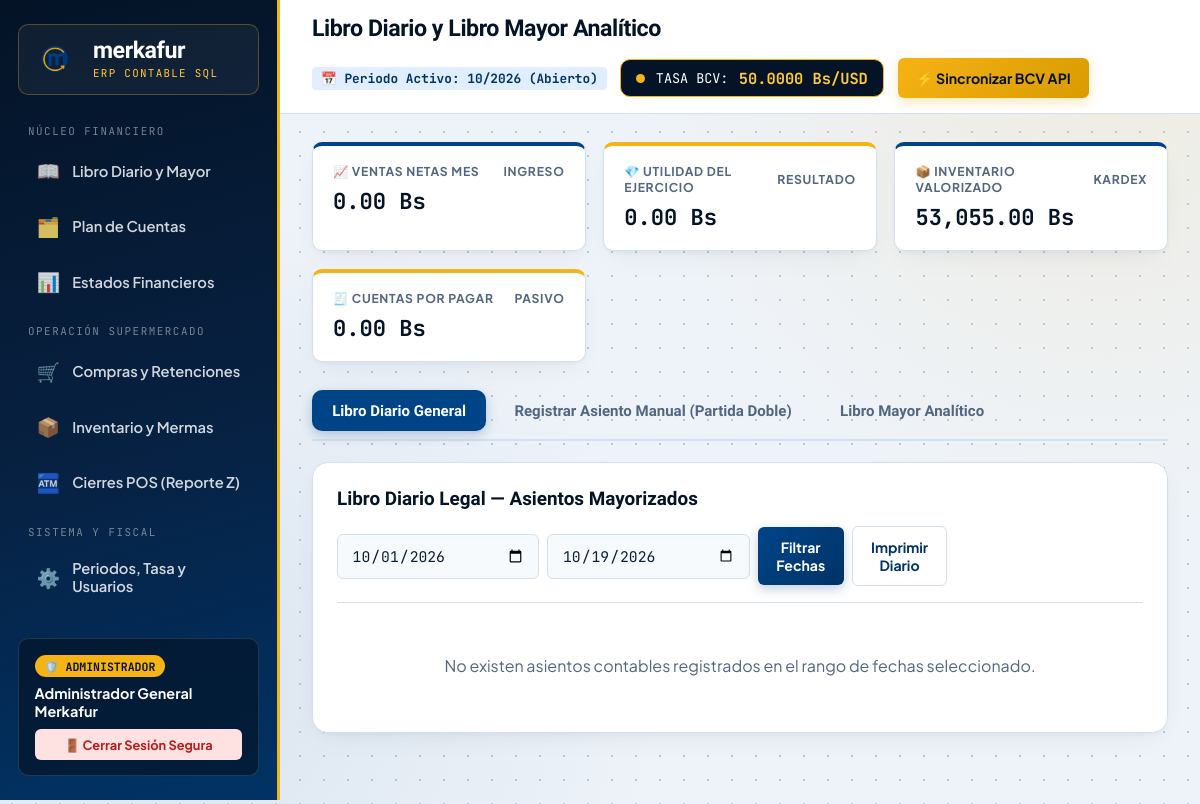
The page /public/contabilidad/index (signed in) on the database its author committed.
### tables this page shows
CREATE TABLE periodos_contables (
    id_periodo INT AUTO_INCREMENT PRIMARY KEY,
    anio_fiscal SMALLINT NOT NULL,
    mes_fiscal TINYINT NOT NULL,
    tasa_bcv_vigente DECIMAL(18,4) NOT NULL DEFAULT 50.0000,
    ultima_sincronizacion_tasa DATETIME NULL,
    estado ENUM('Abierto', 'Cerrado') NOT NULL DEFAULT 'Abierto',
    UNIQUE KEY uk_periodo (anio_fiscal, mes_fiscal)
);

### app/Controllers/ContabilidadController.php (called while the page is built, shortened)
<?php
class ContabilidadController extends Controller
{
    private ContabilidadModel $contabilidadModel;
    public function __construct()
    {
        $this->contabilidadModel = new ContabilidadModel();
    }
    public function index(): void
    {
        $this->libros();
    }
    public function libros(): void
    {
        $fechaInicio = $_GET['inicio'] ?? date('Y-m-01');
        $fechaFin    = $_GET['fin'] ?? date('Y-m-d');
        $idCuentaMayor = isset($_GET['id_cuenta']) ? (int)$_GET['id_cuenta'] : CTA_CAJA_BS;
        $this->render('contabilidad/libros_contables', [
            'titulo'            => 'Libro Diario y Libro Mayor Analítico',
            'fechaInicio'       => $fechaInicio,
            'fechaFin'          => $fechaFin,
            'idCuentaMayor'     => $idCuentaMayor,
            'asientosDiario'    => $this->contabilidadModel->obtenerLibroDiario($fechaInicio, $fechaFin),
            'datosMayor'        => $this->contabilidadModel->obtenerLibroMayorPorCuenta($idCuentaMayor, $fechaInicio, $fechaFin),
            'cuentasImputables' => $this->contabilidadModel->listarPlanCuentas(true),
            'resumen'           => $this->contabilidadModel->obtenerResumenEjecutivo()
        ]);
    }
}

### core/Router.php (called while the page is built, shortened)
<?php
class Router
{
    private string $controller = 'ContabilidadController';
    private string $method     = 'index';
    public function dispatch(): void
    {
        $url = $this->parseUrl();
        if (!empty($url[0])) {
            $formattedName = str_replace(' ', '', ucwords(str_replace(['-', '_'], ' ', strtolower($url[0]))));
            $candidateController = $formattedName . 'Controller';
            if (file_exists(__DIR__ . '/../app/Controllers/' . $candidateController . '.php')) {
                $this->controller = $candidateController;
                unset($url[0]);
            } else {
                $this->abort(404, "El módulo solicitado ({$candidateController}) no existe.");
            }
        }
        $controllerObject = new $this->controller();
        if (isset($url[1])) {
            if (method_exists($controllerObject, $url[1])) {
                $this->method = $url[1];
                unset($url[1]);
            } else {
                $this->abort(404, "La acción solicitada ({$url[1]}) no existe en {$this->controller}.");
            }
        }
        $this->params = $url ? array_values($url) : [];
        call_user_func_array([$controllerObject, $this->method], $this->params);
    }
    private function parseUrl(): array
    {
        if (isset($_GET['url'])) {
            return explode('/', filter_var(rtrim($_GET['url'], '/'), FILTER_SANITIZE_URL));
        }
        return [];
    }
}

### public/index.php (called while the page is built, shortened)
<?php
require_once __DIR__ . '/../core/Database.php';
require_once __DIR__ . '/../core/MotorContable.php';
require_once __DIR__ . '/../core/Router.php';
$router = new Router();
$router->dispatch();

### core/MotorContable.php (called while the page is built, shortened)
<?php
class MotorContable
{
    private PDO $db;
    public function __construct()
    {
        $this->db = Database::getConnection();
    }
    public function obtenerPeriodoAbierto(): array
    {
        $stmt = $this->db->query(
            "SELECT id_periodo, anio_fiscal, mes_fiscal, tasa_bcv_vigente, estado
             FROM periodos_contables
             WHERE estado = 'Abierto'
             ORDER BY anio_fiscal DESC, mes_fiscal DESC
             LIMIT 1"
        );
        $periodo = $stmt->fetch();
        return $periodo;
    }
}

### core/Database.php (called while the page is built, shortened)
<?php
class Database
{
    private static ?PDO $instance = null;
    public static function getConnection(): PDO
    {
        if (self::$instance === null) {
            $dsn = "mysql:host=" . DB_HOST . ";dbname=" . DB_NAME . ";charset=" . DB_CHARSET;
            $options = [
                PDO::ATTR_ERRMODE            => PDO::ERRMODE_EXCEPTION,
                PDO::ATTR_DEFAULT_FETCH_MODE => PDO::FETCH_ASSOC,
                PDO::ATTR_EMULATE_PREPARES   => false,
            ];
            try {
                self::$instance = new PDO($dsn, DB_USER, DB_PASS, $options);
            } catch (PDOException $e) {
                die("Error crítico de conexión a la Base de Datos de Merkafur: " . $e->getMessage());
            }
        }
        return self::$instance;
    }
}

### app/Models/ContabilidadModel.php (called while the page is built, shortened)
<?php
class ContabilidadModel
{
    private PDO $db;
    public function __construct()
    {
        $this->db = Database::getConnection();
    }
    public function obtenerEstadosFinancieros(?string $fechaFin = null): array
    {
        $ingresos   = [];
        $costos     = [];
        $gastos     = [];
        $activos    = [];
        $pasivos    = [];
        $patrimonio = [];
        $totalIngresos   = 0.00;
        $totalCostos     = 0.00;
        $totalGastos     = 0.00;
        $totalActivos    = 0.00;
        $totalPasivos    = 0.00;
        $totalPatrimonio = 0.00;
        $utilidadBruta         = round($totalIngresos - $totalCostos, 2);
        $utilidadNetaEjercicio = round($utilidadBruta - $totalGastos, 2);
        $totalPasivoMasPatrimonio = round($totalPasivos + $totalPatrimonio + $utilidadNetaEjercicio, 2);
        return [
            'estado_resultados' => [
                'ingresos'       => $ingresos,
                'costos'         => $costos,
                'gastos'         => $gastos,
                'total_ingresos' => $totalIngresos,
                'total_costos'   => $totalCostos,
                'utilidad_bruta' => $utilidadBruta,
                'total_gastos'   => $totalGastos,
                'utilidad_neta'  => $utilidadNetaEjercicio
            ],
            'balance_general' => [
                'activos'                  => $activos,
                'pasivos'                  => $pasivos,
                'patrimonio'               => $patrimonio,
                'total_activos'            => $totalActivos,
                'total_pasivos'            => $totalPasivos,
                'total_patrimonio'         => $totalPatrimonio,
                'resultado_ejercicio'      => $utilidadNetaEjercicio,
                'total_pasivo_patrimonio'  => $totalPasivoMasPatrimonio,
                'ecuacion_cuadrada'        => abs($totalActivos - $totalPasivoMasPatrimonio) < 0.01
            ]
        ];
    }
    public function obtenerResumenEjecutivo(): array
    {
        $motor = new MotorContable();
        $periodo = $motor->obtenerPeriodoAbierto();
        $eeff = $this->obtenerEstadosFinancieros();
        $cxpPendiente = (float) $this->db->query(
            "SELECT COALESCE(SUM(saldo_pendiente_bs), 0) FROM facturas_compra WHERE estado_pago = 'Pendiente'"
        )->fetchColumn();
        $valorInventario = (float) $this->db->query(
            "SELECT COALESCE(SUM(stock_actual * costo_promedio_bs), 0) FROM productos"
        )->fetchColumn();
        return [
            'periodo'          => $periodo,
            'ventas_netas_bs'  => $eeff['estado_resultados']['total_ingresos'],
            'utilidad_neta_bs' => $eeff['estado_resultados']['utilidad_neta'],
            'cxp_pendiente_bs' => round($cxpPendiente, 2),
            'inventario_bs'    => round($valorInventario, 2)
        ];
    }
}

### app/Views/contabilidad/libros_contables.php (the view, shortened to what this page needs)
<div class="mk-tabs reveal stagger-2 no-print">
    <button type="button" class="mk-tab-btn active" data-tab="tab-diario">
        Libro Diario General
    </button>
    <button type="button" class="mk-tab-btn" data-tab="tab-nuevo-asiento">
        Registrar Asiento Manual (Partida Doble)
    </button>
    <button type="button" class="mk-tab-btn" data-tab="tab-mayor">
        Libro Mayor Analítico
    </button>
</div>
<div id="tab-diario" class="mk-tab-panel active">
    <div class="mk-panel">
        <div class="mk-panel-header">
            <div class="mk-panel-title">Libro Diario Legal — Asientos Mayorizados</div>
            <form method="GET" action="<?= BASE_URL ?>contabilidad/libros" class="no-print" style="display:flex; gap:0.5rem; align-items:center;">
                <input type="date" name="inicio" value="<?= htmlspecialchars($fechaInicio) ?>" class="mk-input mono">
                <input type="date" name="fin" value="<?= htmlspecialchars($fechaFin) ?>" class="mk-input mono">
                <button type="submit" class="btn btn-primary">Filtrar Fechas</button>
                <button type="button" class="btn btn-outline" onclick="window.print()">Imprimir Diario</button>
            </form>
        </div>
        <?php if (empty($asientosDiario)): ?>
            <p style="padding:2rem; text-align:center; color:var(--mk-text-muted);">
                No existen asientos contables registrados en el rango de fechas seleccionado.
            </p>
        <?php endif; ?>
    </div>
</div>

### app/Views/layouts/main_layout.php (shortened to what this page needs)
<?php
$periodoActivo = $resumen['periodo'];
$tasaActual    = (float)($periodoActivo['tasa_bcv_vigente'] ?? 50.00);
$urlActual     = $_GET['url'] ?? 'contabilidad/libros';
$rolUsuario    = $_SESSION['usuario_rol'] ?? 'Contador';
?>
<!DOCTYPE html>
<html lang="es">
<head>
    <link rel="stylesheet" href="<?= BASE_URL ?>assets/css/estilos.css">
</head>
<body>
<div class="erp-wrapper">
    <aside class="erp-sidebar">
        <div>
                <div class="brand-box">
                    <img src="<?= BASE_URL ?>assets/img/logo_merkafur.png" alt="Merkafur Logo" style="height: 48px; max-width: 100%; object-fit: contain;">
                    <div>
                        <div class="brand-title">merkafur</div>
                        <span class="brand-subtitle">ERP Contable SQL</span>
                    </div>
                </div>
        <div class="nav-section-label">Núcleo Financiero</div>
            <ul class="erp-nav">
                <li>
                    <a href="<?= BASE_URL ?>contabilidad/libros" class="<?= str_contains($urlActual, 'libros') ? 'active' : '' ?>">
                        <span class="nav-icon">📖</span> Libro Diario y Mayor
                    </a>
                </li>
                <li>
                    <a href="<?= BASE_URL ?>contabilidad/planCuentas" class="<?= str_contains($urlActual, 'planCuentas') ? 'active' : '' ?>">
                        <span class="nav-icon">🗂️</span> Plan de Cuentas
                    </a>
                </li>
                <li>
                    <a href="<?= BASE_URL ?>contabilidad/estadosFinancieros" class="<?= str_contains($urlActual, 'estadosFinancieros') ? 'active' : '' ?>">
                        <span class="nav-icon">📊</span> Estados Financieros
                    </a>
                </li>
            </ul>
            <div class="nav-section-label">Operación Supermercado</div>
            <ul class="erp-nav">
                <li>
                    <a href="<?= BASE_URL ?>compras/index" class="<?= str_contains($urlActual, 'compras') ? 'active' : '' ?>">
                        <span class="nav-icon">🛒</span> Compras y Retenciones
                    </a>
                </li>
                <li>
                    <a href="<?= BASE_URL ?>inventario/index" class="<?= str_contains($urlActual, 'inventario') ? 'active' : '' ?>">
                        <span class="nav-icon">📦</span> Inventario y Mermas
                    </a>
                </li>
                <li>
                    <a href="<?= BASE_URL ?>ventas_pos/index" class="<?= str_contains($urlActual, 'ventas_pos') ? 'active' : '' ?>">
                        <span class="nav-icon">🏧</span> Cierres POS (Reporte Z)
                    </a>
                </li>
            </ul>
            <div class="nav-section-label">Sistema y Fiscal</div>
            <ul class="erp-nav">
                <li>
                    <a href="<?= BASE_URL ?>auth/configuracion" class="<?= str_contains($urlActual, 'configuracion') ? 'active' : '' ?>">
                        <span class="nav-icon">⚙️</span> Periodos, Tasa y Usuarios
                    </a>
                </li>
            </ul>
        </div>
        <div class="sidebar-user-card">
            <span class="role-pill">🛡️ <?= htmlspecialchars($rolUsuario) ?></span>
            <div style="font-weight:700; font-size:0.9rem; margin-bottom:0.6rem;">
                <?= htmlspecialchars($_SESSION['usuario_nombre'] ?? 'Usuario Merkafur') ?>
            </div>
            <a href="<?= BASE_URL ?>auth/logout" class="btn btn-danger" style="width:100%; padding:0.45rem; font-size:0.8rem;">
                🚪 Cerrar Sesión Segura
            </a>
        </div>
    </aside>
    <div class="erp-main">
        <header class="erp-topbar">
            <div class="page-heading">
                <h1><?= htmlspecialchars($titulo ?? 'Panel Contable Merkafur') ?></h1>
            </div>
            <div class="topbar-tickers">
                <span class="code-badge">
                    📅 Periodo Activo: <?= sprintf('%02d/%04d', $periodoActivo['mes_fiscal'], $periodoActivo['anio_fiscal']) ?> (<?= $periodoActivo['estado'] ?? 'Abierto' ?>)
                </span>
                <div class="bcv-badge">
                    <span class="bcv-dot"></span>
                    <span>TASA BCV:</span>
                    <span class="bcv-value"><?= number_format($tasaActual, 4) ?> Bs/USD</span>
                </div>
                <button type="button" id="btnSyncBcv" class="btn btn-gold"
                        onclick="sincronizarTasaBcvApi('<?= BASE_URL ?>auth/actualizarTasa')">
                    ⚡ Sincronizar BCV API
                </button>
            </div>
        </header>
        <main class="erp-content">
            <section class="kpi-strip reveal stagger-1 no-print">
                <div class="kpi-card">
                    <div class="kpi-label"><span>📈 Ventas Netas Mes</span><span>Ingreso</span></div>
                    <div class="kpi-amount"><?= number_format($resumen['ventas_netas_bs'], 2) ?> Bs</div>
                </div>
                <div class="kpi-card gold-accent">
                    <div class="kpi-label"><span>💎 Utilidad del Ejercicio</span><span>Resultado</span></div>
                    <div class="kpi-amount"><?= number_format($resumen['utilidad_neta_bs'], 2) ?> Bs</div>
                </div>
                <div class="kpi-card">
                    <div class="kpi-label"><span>📦 Inventario Valorizado</span><span>Kardex</span></div>
                    <div class="kpi-amount"><?= number_format($resumen['inventario_bs'], 2) ?> Bs</div>
                </div>
                <div class="kpi-card gold-accent">
                    <div class="kpi-label"><span>🧾 Cuentas por Pagar</span><span>Pasivo</span></div>
                    <div class="kpi-amount"><?= number_format($resumen['cxp_pendiente_bs'], 2) ?> Bs</div>
                </div>
            </section>
            <?php require_once $viewFile; ?>
        </main>
    </div>
</div>
</body>
</html>

### rows shown on the page
periodos_contables: mes_fiscal "10", anio_fiscal "2026", estado "Abierto", tasa_bcv_vigente "50.0000"

### other values the page prints
$rolUsuario "ADMINISTRADOR"
$_SESSION['usuario_nombre'] "Administrador General Merkafur"
$titulo "Libro Diario y Libro Mayor Analítico"
$resumen['ventas_netas_bs'] "0.00"
$resumen['utilidad_neta_bs'] "0.00"
$resumen['inventario_bs'] "53,055.00"
$resumen['cxp_pendiente_bs'] "0.00"
